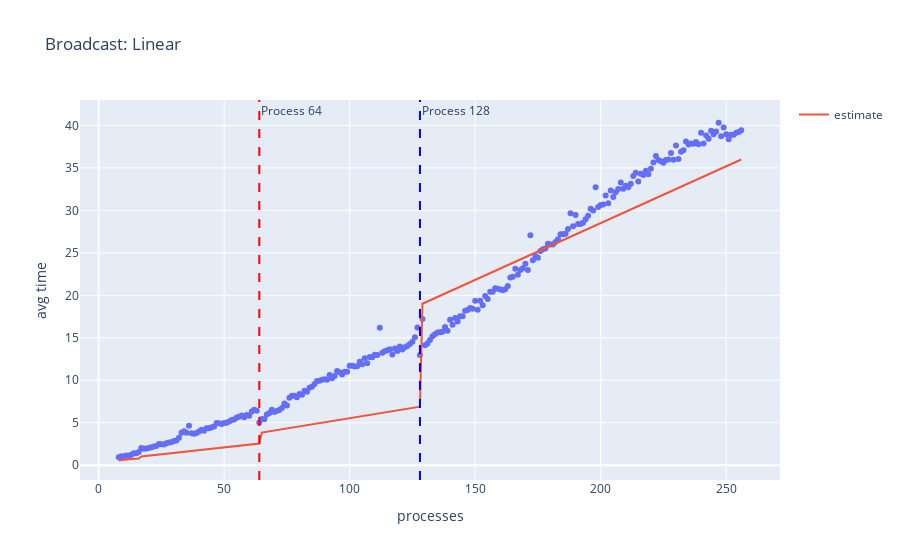

Notebook code cell kept with this figure:
### Markdown cell above
### Model and estimation

### Code cell
import plotly.graph_objects as go
import plotly.express as px

fig = px.scatter(linear_bc, x='processes', y='avg time', title="Broadcast: Linear")

t = go.Line(x=linear_bc["processes"], y=linear_bc['new estimate'], name="estimate")
fig.add_trace(t)

fig.add_vline(x=64, line_dash="dash", line_color="red", annotation_text="Process 64")
fig.add_vline(x=128, line_dash="dash", line_color="blue", annotation_text="Process 128")
fig

### Figure 1 — Plotly figure (JSON) as saved in the notebook; plotly's stock layout.template omitted (floating-point values rounded to 4 significant figures; data arrays with more than 128 entries replaced by an {"elided": "..."} marker saying what was removed)
{"data": [{"hovertemplate": "processes=%{x}<br>avg time=%{y}<extra></extra>", "legendgroup": "", "marker": {"color": "#636efa", "symbol": "circle"}, "mode": "markers", "name": "", "orientation": "v", "showlegend": false, "type": "scatter", "x": {"elided": "249 int values"}, "xaxis": "x", "y": {"elided": "249 float values"}, "yaxis": "y"}, {"name": "estimate", "type": "scatter", "x": {"elided": "249 int values"}, "y": {"elided": "249 float values"}}], "layout": {"annotations": [{"showarrow": false, "text": "Process 64", "x": 64, "xanchor": "left", "xref": "x", "y": 1, "yanchor": "top", "yref": "y domain"}, {"showarrow": false, "text": "Process 128", "x": 128, "xanchor": "left", "xref": "x", "y": 1, "yanchor": "top", "yref": "y domain"}], "legend": {"tracegroupgap": 0}, "shapes": [{"line": {"color": "red", "dash": "dash"}, "type": "line", "x0": 64, "x1": 64, "xref": "x", "y0": 0, "y1": 1, "yref": "y domain"}, {"line": {"color": "blue", "dash": "dash"}, "type": "line", "x0": 128, "x1": 128, "xref": "x", "y0": 0, "y1": 1, "yref": "y domain"}], "title": {"text": "Broadcast: Linear"}, "xaxis": {"anchor": "y", "domain": [0, 1], "title": {"text": "processes"}}, "yaxis": {"anchor": "x", "domain": [0, 1], "title": {"text": "avg time"}}}}
